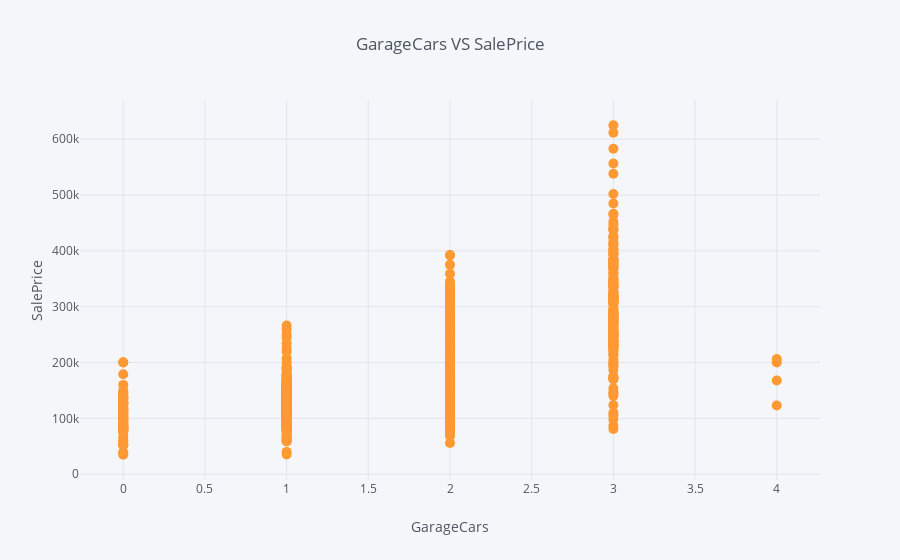

Notebook code cell kept with this figure:
### Code cell
train.iplot(kind='scatter', x='GarageCars', y='SalePrice', mode='markers', title='GarageCars VS SalePrice', xTitle='GarageCars', yTitle='SalePrice', size=10)

### Figure 1 — Plotly figure (JSON) as saved in the notebook; plotly's stock layout.template omitted (floating-point values rounded to 4 significant figures; data arrays with more than 128 entries replaced by an {"elided": "..."} marker saying what was removed)
{"data": [{"line": {"color": "rgba(255, 153, 51, 1.0)", "dash": "solid", "shape": "linear", "width": 1.3}, "marker": {"size": 10, "symbol": "circle"}, "mode": "markers", "name": "SalePrice", "text": "", "type": "scatter", "uid": "aec005bd-1987-455a-b60c-4f5fbf423342", "x": {"elided": "1438 int values"}, "y": {"elided": "1438 int values"}}], "layout": {"legend": {"bgcolor": "#F5F6F9", "font": {"color": "#4D5663"}}, "paper_bgcolor": "#F5F6F9", "plot_bgcolor": "#F5F6F9", "title": {"font": {"color": "#4D5663"}, "text": "GarageCars VS SalePrice"}, "xaxis": {"gridcolor": "#E1E5ED", "showgrid": true, "tickfont": {"color": "#4D5663"}, "title": {"font": {"color": "#4D5663"}, "text": "GarageCars"}, "zerolinecolor": "#E1E5ED"}, "yaxis": {"gridcolor": "#E1E5ED", "showgrid": true, "tickfont": {"color": "#4D5663"}, "title": {"font": {"color": "#4D5663"}, "text": "SalePrice"}, "zerolinecolor": "#E1E5ED"}}}
